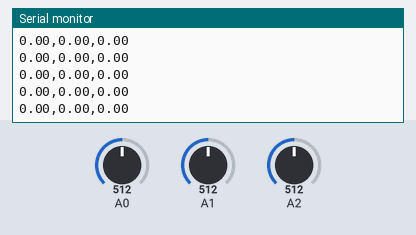
Bench run of a sketch on a simulated Arduino Leonardo, built with avr-gcc and run on an emulated ATmega32U4. Shown: the last lines printed to the serial monitor. Inputs (shaded band) come from the test bench; at power-on: A2 = 512, A1 = 512, A0 = 512. USB keyboard and mouse output is not drawn.

Above: at 1.2 s.
1.3 s: A2 set to 530
At 2.2 s:
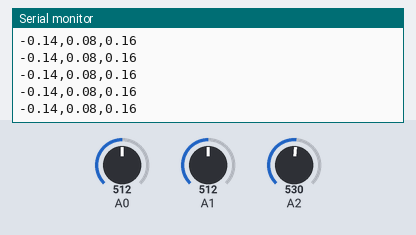
4.3 s: A1 set to 530
At 4.8 s:
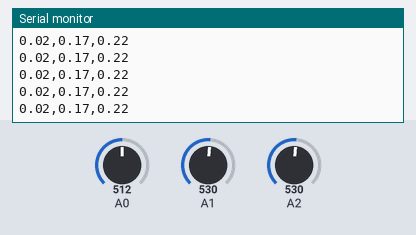
5.8 s: A1 set to 554
At 6.5 s:
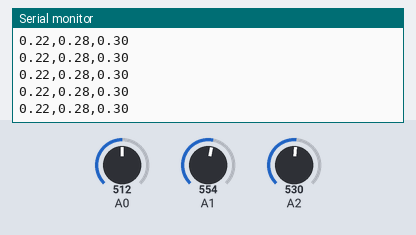
Timing chart, 0 to 7.5 s (numbered marks = the images above; inputs shaded):
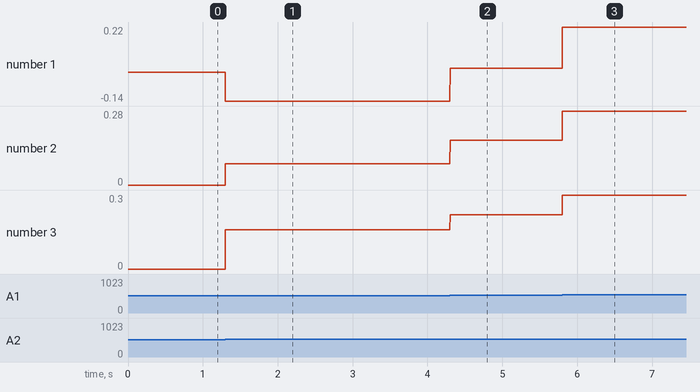

The sketch:

mouse_v3.ino
```cpp
#include "Mouse.h"

int firstRead[3] = {0,0,0};
int sensorValue[3] = {0,0,0};
float sensorVolt[3] = {0,0,0};
float sensorMatrix[3][3] = {{0.17708176,1.7415297,-1.5397313},{-2.2040002,0.96467626,0.91498053},{2.5543857,0.6693835,1.831656}};
float force[3] = {0,0,0};
int mousePressed = 0;

void setup() {
  // put your setup code here, to run once:
  Serial.begin(115200);
  Mouse.begin();
  firstRead[0] = analogRead(A0);
  firstRead[1] = analogRead(A1);
  firstRead[2] = analogRead(A2);
}

void loop() {
  // put your main code here, to run repeatedly:

  sensorValue[0] = analogRead(A0) - firstRead[0];
  sensorValue[1] = analogRead(A1) - firstRead[1];
  sensorValue[2] = analogRead(A2) - firstRead[2];

  sensorVolt[0] = sensorValue[0]*5.0/1023;
  sensorVolt[1] = sensorValue[1]*5.0/1023;
  sensorVolt[2] = sensorValue[2]*5.0/1023;

  force[0] = sensorVolt[0]*sensorMatrix[0][0] + sensorVolt[1]*sensorMatrix[0][1] + sensorVolt[2]*sensorMatrix[0][2];
  force[1] = sensorVolt[0]*sensorMatrix[1][0] + sensorVolt[1]*sensorMatrix[1][1] + sensorVolt[2]*sensorMatrix[1][2];
  force[2] = sensorVolt[0]*sensorMatrix[2][0] + sensorVolt[1]*sensorMatrix[2][1] + sensorVolt[2]*sensorMatrix[2][2];

  Serial.print(force[0]);
  Serial.print(",");
  Serial.print(force[1]);
  Serial.print(",");
  Serial.println(force[2]);

  if (force[0] > 0.2 | force[0] < -0.2 | force[1] > 0.2 | force[1] < -0.2){
    Mouse.move(force[0]*10,force[1]*-10,0);
  } else if (force[2] > 1.2 && mousePressed == 0){
    Mouse.press();
    mousePressed = Mouse.isPressed();
  } else if (force[2] < 1.2 && mousePressed == 1){
    Mouse.release();
    mousePressed = Mouse.isPressed();
  }

//  Serial.print(sensorVolt[0]);
//  Serial.print(",");
//  Serial.print(sensorVolt[1]);
//  Serial.print(",");
//  Serial.println(sensorVolt[2]);
  delay(1);

}
```

Measured:
- after the input at 1.3 s, the serial monitor: prints a new line at once (image 1)
- after the input at 4.3 s, the serial monitor: prints a new line at once (image 2)
- after the input at 5.8 s, the serial monitor: prints a new line at once (image 3)
- plotted number 1: 0 → -0.14 after the input at 1.3 s, -0.14 → 0.02 after the input at 4.3 s
- plotted number 2: 0 → 0.08 after the input at 1.3 s, 0.08 → 0.17 after the input at 4.3 s, 0.17 → 0.28 after the input at 5.8 s
- plotted number 3: 0 → 0.16 after the input at 1.3 s, 0.16 → 0.22 after the input at 4.3 s, 0.22 → 0.3 after the input at 5.8 s
